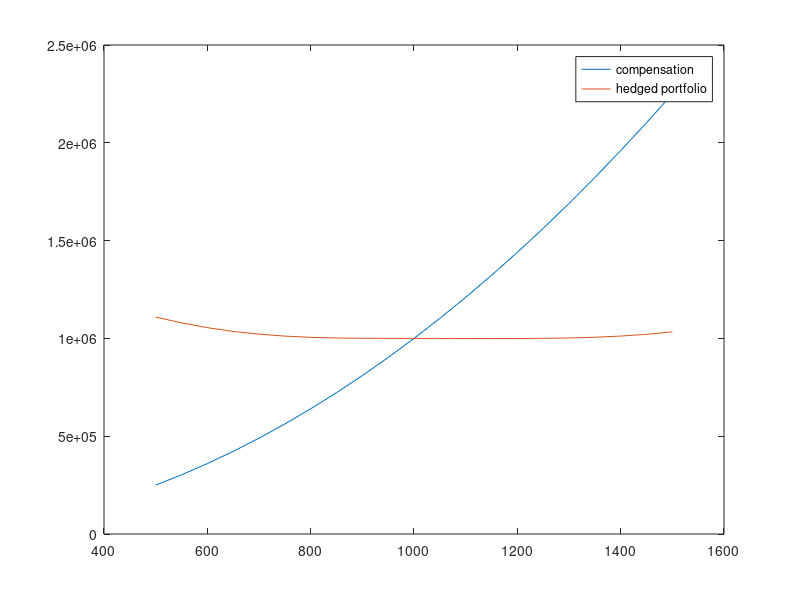

MATLAB code for this plot:
clc;
clear all;
close all;

%% 1
mu = 0.05;
vol = 0.25;
r = 0.03;
S0 = 1000;
K_call = 1200;
T_call = 1;
K_put = 1600;
T_put = 3;

[call_delta, ~] = blsdelta(S0, K_call, r, T_call, vol);
[~,put_delta] = blsdelta(S0, K_put, r, T_put, vol);
call_gamma = blsgamma(S0, K_call, r, T_call, vol);
put_gamma = blsgamma(S0, K_put, r, T_put, vol);

[call_price,~] = blsprice(S0, K_call, r, T_call, vol);
[~,put_price] = blsprice(S0, K_put, r, T_put, vol);

% shares = [stock_shares, call_shares, put_shares]
shares = ([S0 call_price put_price; 
           1 call_delta put_delta; 
           0 call_gamma put_gamma; ] \ [0;-2000; -2])';
% plots
St = 500:50:1500;
CP = St.^2;
plot(St, CP);
hold on;
[new_call_price,~] = blsprice(St, K_call, r, T_call, vol);
[~,new_put_price] = blsprice(St, K_put, r, T_put, vol);
prices = [St' new_call_price' new_put_price'];
portfolio = CP' + prices * shares';
plot(St,portfolio)
legend('compensation', 'hedged portfolio')

%% 2
mu = 0.05;
vol = 0.25;
r = 0.03;
T = 0.5;
S0 = 100;
K = S0 * exp(vol * sqrt(T) * (-2:0.1:5));

payoff_now = max(K - S0, 0);

Number_of_Intervals = 500;
dt = 1/Number_of_Intervals; 
time = (0:dt:T); % time set
Km = (K *ones(length(K),length(time)))';
Stock_Price = nan(length(time),length(time)); 

Stock_Price(1,1) = S0;

for t = 2:length(time)
   Stock_Price(1:t-1,t) = Stock_Price(1:t-1,t-1)*exp( (r-0.5*(vol^2))*dt + vol * sqrt(dt) ); 
   Stock_Price(t,t) =  Stock_Price(t-1,t-1)*exp( (r-0.5*(vol^2))*dt - vol * sqrt(dt) );
end

% Backward Induction
American_Put_Price = nan(1, length(K));
for i = 1:length(K)
    American_Put_Value = nan(length(time),length(time));
    American_Put_Value(:,end) = max( K(i) - Stock_Price(:,end) , 0 )';
    for t = (length(time)-1):-1:1
        American_Put_Value(1:t,t) = max (K(i) - Stock_Price(1:t,t) , ...
            exp(-r*dt)*( 0.5* American_Put_Value(1:t,t+1) +  0.5* American_Put_Value(2:t+1,t+1) ) );
    end
    American_Put_Price(i) = American_Put_Value(1,1);
end
K_star = K(find(American_Put_Price <= payoff_now, 1, 'first'));